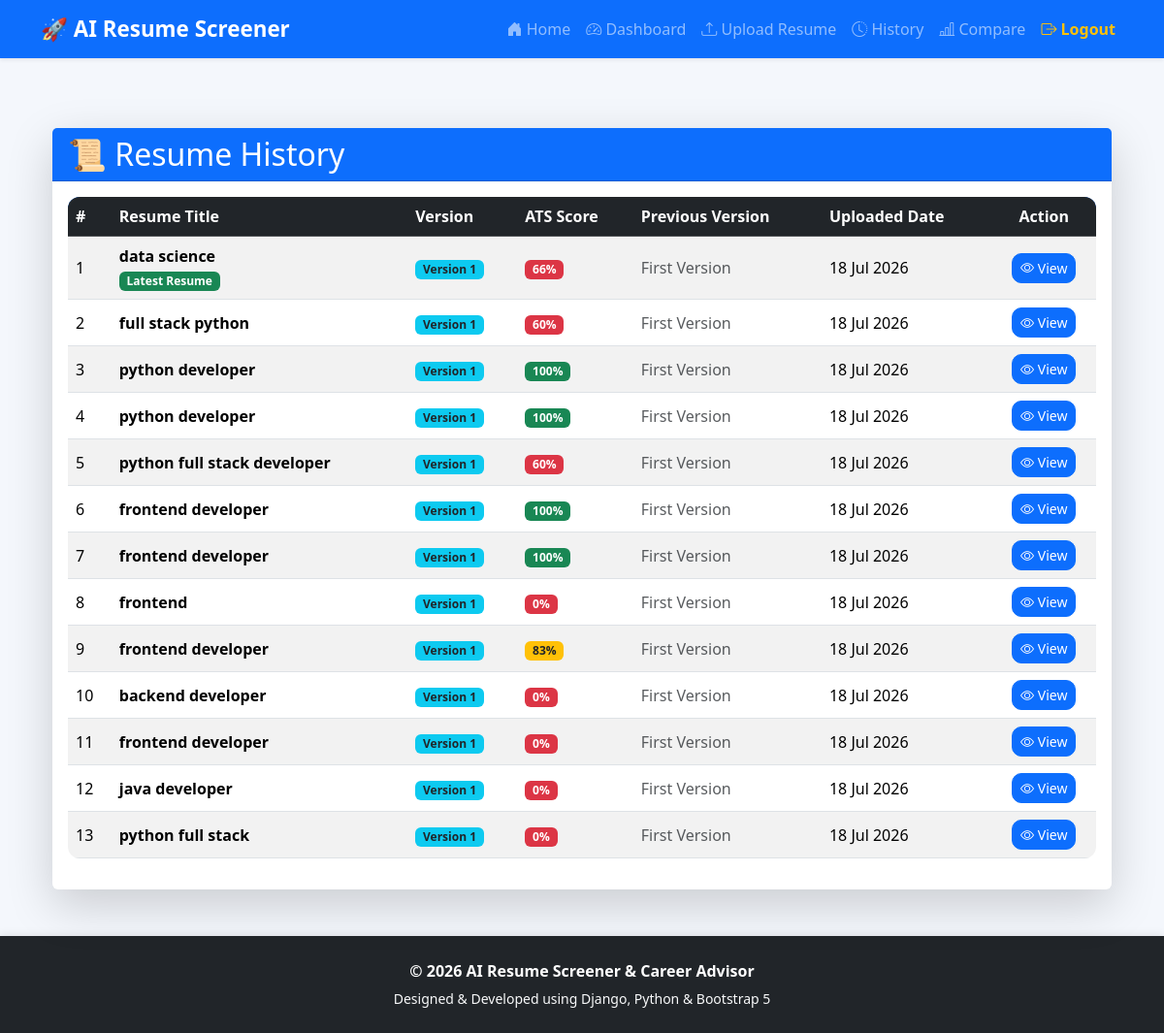
Page /resume/history/ (signed in) on the committed database.
### resumes/models.py (models this page shows, shortened)
class Resume(models.Model):
    user = models.ForeignKey(
        User,
        on_delete=models.CASCADE
    )
    title = models.CharField(
        max_length=200
    )
    resume_file = models.FileField(
        upload_to="resumes/"
    )
    extracted_text = models.TextField(
        blank=True
    )
    skills = models.TextField(
        blank=True
    )
    job_description = models.TextField(
        blank=True
    )
    job_role = models.CharField(
    max_length=200,
    blank=True,
    null=True
)
    company_name = models.CharField(
        max_length=200,
        blank=True,
        null=True
    )
    ats_score = models.IntegerField(
        default=0
    )
    cover_letter = models.TextField(
        blank=True,
        null=True
    )
    version = models.IntegerField(
        default=1
    )
    parent_resume = models.ForeignKey(
        "self",
        null=True,
        blank=True,
        on_delete=models.SET_NULL,
        related_name="versions"
    )
    uploaded_at = models.DateTimeField(
        auto_now_add=True
    )

### resumes/views.py (the view)
@login_required
def resume_history(request):
    resumes = Resume.objects.filter(
        user=request.user
    ).order_by("-uploaded_at")
    return render(
        request,
        "resumes/history.html",
        {
            "resumes": resumes,
        },
    )

### templates/resumes/history.html (shortened to what this page needs)
{% extends 'base.html' %}
{% block content %}
<div class="container mt-4">
    <div class="card shadow-lg border-0">
        <div class="card-header bg-primary text-white">
            <h2 class="mb-0">
                📜 Resume History
            </h2>
        </div>
        <div class="card-body">
            {% if resumes %}
            <div class="table-responsive">
                <table class="table table-striped table-hover align-middle">
                    <thead class="table-dark">
                        <tr>
                            <th>#</th>
                            <th>Resume Title</th>
                            <th>Version</th>
                            <th>ATS Score</th>
                            <th>Previous Version</th>
                            <th>Uploaded Date</th>
                            <th class="text-center">
                                Action
                            </th>
                        </tr>
                    </thead>
                    <tbody>
                    {% for resume in resumes %}
                    <tr>
                        <td>
                            {{ forloop.counter }}
                        </td>
                        <td>
                            <strong>
                                {{ resume.title }}
                            </strong>
                            {% if forloop.first %}
                            <br>
                            <span class="badge bg-success mt-1">
                                Latest Resume
                            </span>
                            {% endif %}
                        </td>
                        <td>
                            <span class="badge bg-info text-dark">
                                Version {{ resume.version }}
                            </span>
                        </td>
                        <td>
                            {% if resume.ats_score >= 90 %}
                                <span class="badge bg-success">
                                    {{ resume.ats_score }}%
                                </span>
                            {% elif resume.ats_score >= 70 %}
                                <span class="badge bg-warning text-dark">
                                    {{ resume.ats_score }}%
                                </span>
                            {% else %}
                                <span class="badge bg-danger">
                                    {{ resume.ats_score }}%
                                </span>
                            {% endif %}
                        </td>
                        <td>
                            {% if resume.parent_resume %}
                                <span class="badge bg-secondary">
                                    Version {{ resume.parent_resume.version }}
                                </span>
                            {% else %}
                                <span class="text-muted">
                                    First Version
                                </span>
                            {% endif %}
                        </td>
                        <td>
                            {{ resume.uploaded_at|date:"d M Y" }}
                        </td>
                        <td class="text-center">
                            <a href="{% url 'resume_detail' resume.id %}"
                               class="btn btn-primary btn-sm">
                                <i class="bi bi-eye"></i>
                                View
                            </a>
                        </td>
                    </tr>
                    {% endfor %}
                    </tbody>
                </table>
            </div>
            {% endif %}
        </div>
    </div>
</div>
{% endblock %}

### templates/base.html (shortened to what this page needs)
{% load static %}
<!DOCTYPE html>
<html lang="en">
<head>
    <link href="https://cdn.jsdelivr.net/npm/bootstrap@5.3.7/dist/css/bootstrap.min.css" rel="stylesheet">
    <link rel="stylesheet"
          href="https://cdn.jsdelivr.net/npm/bootstrap-icons@1.11.3/font/bootstrap-icons.min.css">
    <link rel="stylesheet" href="{% static 'css/style.css' %}">
</head>
<body class="d-flex flex-column min-vh-100">
<nav class="navbar navbar-expand-lg navbar-dark bg-primary shadow-sm sticky-top">
    <div class="container">
        <a class="navbar-brand fw-bold" href="{% url 'home' %}">
            🚀 AI Resume Screener
        </a>
        <div class="collapse navbar-collapse" id="navbarNav">
            <ul class="navbar-nav ms-auto">
                <li class="nav-item">
                    <a class="nav-link" href="{% url 'home' %}">
                        <i class="bi bi-house-door-fill"></i> Home
                    </a>
                </li>
                {% if user.is_authenticated %}
                <li class="nav-item">
                    <a class="nav-link" href="{% url 'dashboard' %}">
                        <i class="bi bi-speedometer2"></i> Dashboard
                    </a>
                </li>
                <li class="nav-item">
                    <a class="nav-link" href="{% url 'upload_resume' %}">
                        <i class="bi bi-upload"></i> Upload Resume
                    </a>
                </li>
                <li class="nav-item">
                    <a class="nav-link" href="{% url 'resume_history' %}">
                        <i class="bi bi-clock-history"></i> History
                    </a>
                </li>
                <li class="nav-item">
                    <a class="nav-link" href="{% url 'compare_resumes' %}">
                        <i class="bi bi-bar-chart-line"></i> Compare
                    </a>
                </li>
                <li class="nav-item">
                    <a class="nav-link text-warning fw-bold" href="{% url 'logout' %}">
                        <i class="bi bi-box-arrow-right"></i> Logout
                    </a>
                </li>
                {% endif %}
            </ul>
        </div>
    </div>
</nav>
<main class="container py-5 flex-grow-1">
    {% block content %}
    {% endblock %}
</main>
<footer class="bg-dark text-white text-center py-4 mt-auto">
    <div class="container">
        <p class="mb-1 fw-bold">
            © 2026 AI Resume Screener & Career Advisor
        </p>
        <small class="text-light">
            Designed &amp; Developed using Django, Python &amp; Bootstrap 5
        </small>
    </div>
</footer>
</body>
</html>

### static/css/style.css (style rules this page uses)
body { background:#f4f7fc; font-family: "Segoe UI", Tahoma, Geneva, Verdana, sans-serif; color:#333; }
.navbar { box-shadow:0 3px 10px rgba(0,0,0,0.15); }
.navbar-brand { font-size:1.4rem; font-weight:bold; }
.nav-link { font-weight:500; transition:0.3s; }
.btn { border-radius:10px; transition:.3s; }
.table { background:white; border-radius:12px; overflow:hidden; }
.table thead { background:#0d6efd; color:white; }
footer { margin-top:60px; box-shadow:0 -2px 8px rgba(0,0,0,.08); }
html, body { height:100%; }
body { display:flex; flex-direction:column; min-height:100vh; }
.container { flex:1; }

### rows in the picture
Resume: title "data science", shows "Latest Resume", version "1", ats_score "66", shows "First Version", uploaded_at "18 Jul 2026"
Resume: title "full stack python", version "1", ats_score "60", shows "First Version", uploaded_at "18 Jul 2026"
Resume: title "python developer", version "1", ats_score "100", shows "First Version", uploaded_at "18 Jul 2026"
Resume: title "python developer", version "1", ats_score "100", shows "First Version", uploaded_at "18 Jul 2026"
Resume: title "python full stack developer", version "1", ats_score "60", shows "First Version", uploaded_at "18 Jul 2026"
Resume: title "frontend developer", version "1", ats_score "100", shows "First Version", uploaded_at "18 Jul 2026"
Resume: title "frontend developer", version "1", ats_score "100", shows "First Version", uploaded_at "18 Jul 2026"
Resume: title "frontend", version "1", ats_score "0", shows "First Version", uploaded_at "18 Jul 2026"
Resume: title "frontend developer", version "1", ats_score "83", shows "First Version", uploaded_at "18 Jul 2026"
Resume: title "backend developer", version "1", ats_score "0", shows "First Version", uploaded_at "18 Jul 2026"
Resume: title "frontend developer", version "1", ats_score "0", shows "First Version", uploaded_at "18 Jul 2026"
Resume: title "java developer", version "1", ats_score "0", shows "First Version", uploaded_at "18 Jul 2026"
Resume: title "python full stack", version "1", ats_score "0", shows "First Version", uploaded_at "18 Jul 2026"
